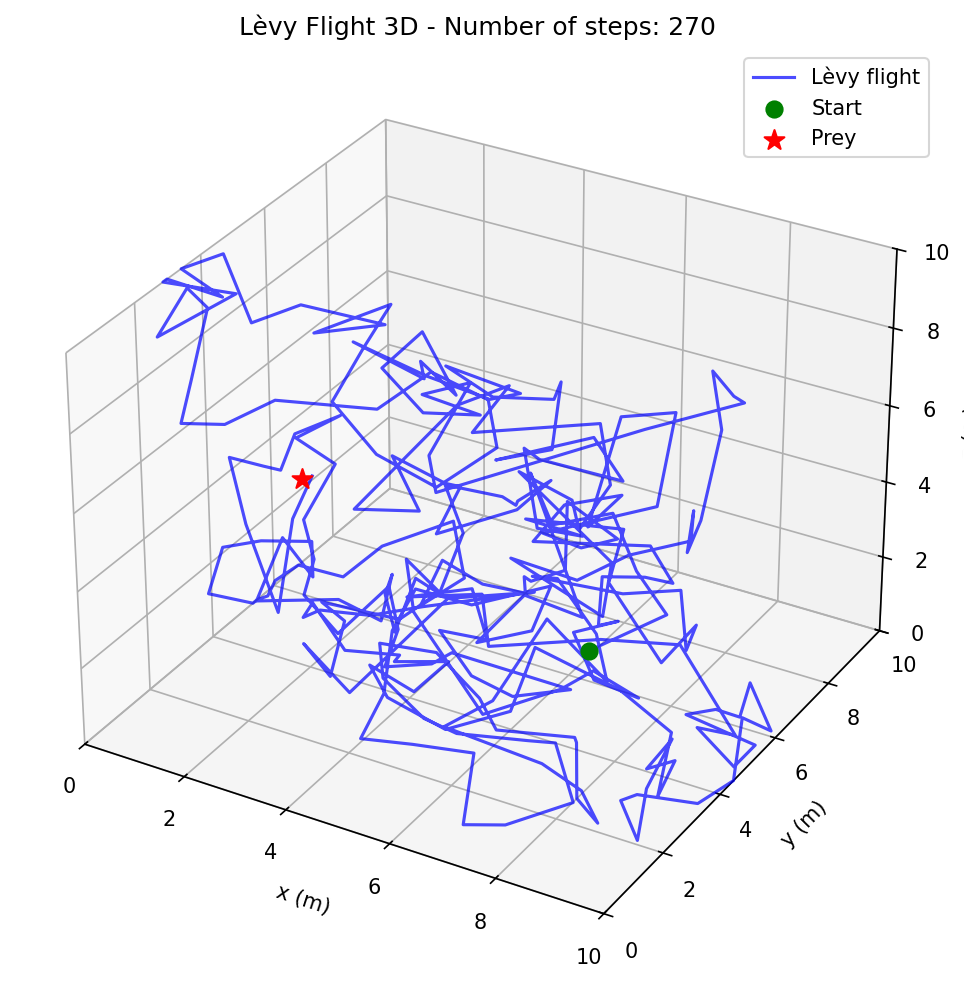

Reproduce this figure in Python.
import numpy as np
from mpl_toolkits.mplot3d import Axes3D
import matplotlib.pyplot as plt

L=10
N_pasos=10000
alpha_0=2.5
alpha_f=4.0
delta_alpha=0.05
l_min=1.0 #necesario para normalizar la power law
pasos=0

promedios = []
steps = []
alphas = []
error= []

np.random.seed(22)

#----------- FUNCION LEVY (POWER LAW) -----------
def power_law_step(alpha, l_min):
    u=np.random.uniform(0, 1)
    return l_min*(1-u)**(-1/(alpha-1))

for alpha in np.arange(alpha_0,alpha_f,delta_alpha):
    
    for i in range(N_pasos):
        pasos=0
        x0 = np.random.uniform(0, L)
        y0 = np.random.uniform(0, L)
        z0 = np.random.uniform(0, L)


        x_prey = np.random.uniform(0, L)
        y_prey = np.random.uniform(0, L)
        z_prey = np.random.uniform(0, L)


        x, y, z = x0, y0,z0

        distance_square = (x - x_prey)**2 + (y - y_prey)**2 + (z - z_prey)**2

        inv_exp = -1/(alpha - 1)   # calcular fuera del while

        while distance_square > 1:
        
            # Dirección aleatoria uniforme
            dx, dy, dz = np.random.normal(size=3)
            norm = np.sqrt(dx*dx + dy*dy + dz*dz)
            dx /= norm
            dy /= norm
            dz /= norm

            # Paso power-law (inline)
            u = np.random.rand()
            step_length = l_min * (1 - u)**inv_exp

            x += step_length * dx
            y += step_length * dy
            z += step_length * dz

            # Clip manual rápido
            if x < 0: x = 0
            elif x > L: x = L

            if y < 0: y = 0
            elif y > L: y = L

            if z < 0: z = 0
            elif z > L: z = L

            dxp = x - x_prey
            dyp = y - y_prey
            dzp = z - z_prey
            distance_square = dxp*dxp + dyp*dyp + dzp*dzp

            pasos += 1
        
        steps.append(pasos)
        if i%1000==0:
            print(f"Paso {i} - Distance to prey: {np.sqrt(distance_square):.2f} - Steps so far: {pasos}")
    print(f"Alpha {alpha}")
 
    promedio=(np.mean(steps))
    std = np.std(steps)
    
    alphas.append(alpha)
    promedios.append(promedio)
    error.append(std/np.sqrt(N_pasos))  # Error estándar de la media
    steps.clear()  # Limpiar para la siguiente alpha

# Save results to file
with open(f'Results/Levy/Data/3D/L{L}_Npasos{N_pasos}_alpharange{alpha_0}-{alpha_f}_deltaalpha{delta_alpha}.txt', 'w') as f:
    f.write("Alpha\tAverage_Steps\tStd_Dev\n")
    for alpha, promedio, std in zip(alphas, promedios, error):
        f.write(f"{alpha:.2f}\t{promedio:.2f}\t{std:.2f}\n")

#AQUÍ HACE UNO FUERA DE SIMULACIÓN PARA PLOTEARLO
#==========================================================================================
x, y, z = x0, y0, z0
distance_square = (x - x_prey)**2 + (y - y_prey)**2 + (z - z_prey)**2

positions = [(x, y, z)]

while distance_square > 1:

    dx, dy, dz = np.random.normal(size=3)
    norm = np.sqrt(dx*dx + dy*dy + dz*dz)

    dx /= norm
    dy /= norm
    dz /= norm
    step_length = power_law_step(alpha, l_min)

    x += step_length * dx
    y += step_length * dy
    z += step_length * dz

    x = np.clip(x, 0, L)
    y = np.clip(y, 0, L)
    z = np.clip(z, 0, L)

    distance_square = (x - x_prey)**2 + (y - y_prey)**2 + (z - z_prey)**2
    positions.append((x, y, z))

positions = np.array(positions)
print(f"Number of steps: {len(positions) - 1}")


fig = plt.figure(figsize=(10, 8))
ax = fig.add_subplot(111, projection='3d')
ax.plot(positions[:, 0], positions[:, 1], positions[:, 2], 'b-', alpha=0.7, label='Lèvy flight')
ax.scatter(x0, y0, z0, c='g', s=60, label='Start')
ax.scatter(x_prey, y_prey, z_prey, c='r', s=100, marker='*', label='Prey')
ax.set_xlim(0, L)
ax.set_ylim(0, L)
ax.set_zlim(0, L)
ax.set_xlabel('x (m)')
ax.set_ylabel('y (m)')
ax.set_zlabel('z (m)')
ax.legend()
ax.grid(True)
ax.set_title(f"Lèvy Flight 3D - Number of steps: {len(positions) - 1}")
plt.savefig(f'Levy/Levy3D.png', dpi=150, bbox_inches='tight')
plt.show()
#===========================================================================================================

plt.figure(figsize=(8, 6))
plt.errorbar(alphas, promedios, yerr=error, fmt='ro-', alpha=0.7, capsize=5, ecolor='black')
plt.xlabel('Alpha')
plt.ylabel('Average Number of Steps to Reach Prey')
plt.title(f'L = {L},N_pasos = {N_pasos}, alpha_range = {alpha_0}-{alpha_f}, Delta_alpha = {delta_alpha}')
plt.grid(True)
plt.show()
